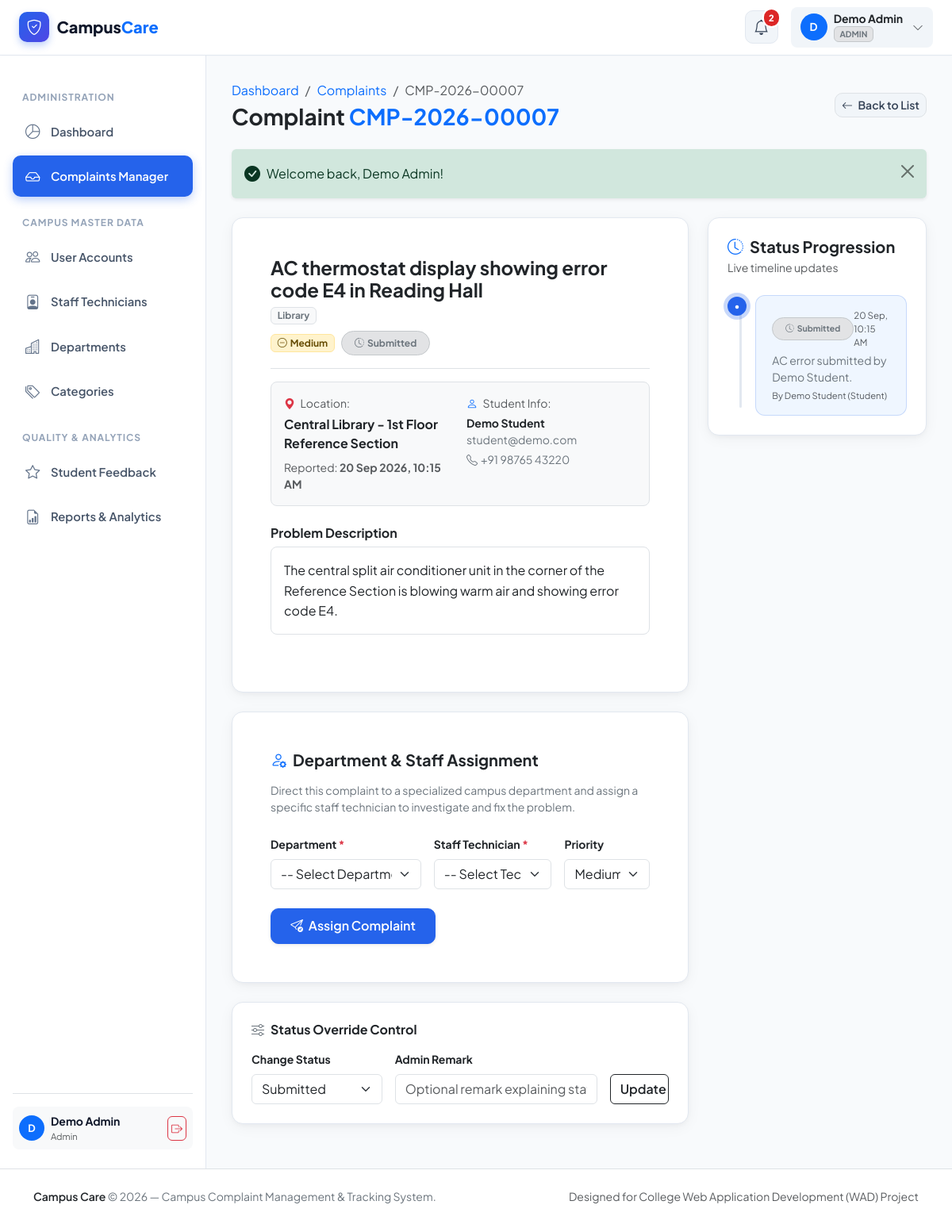
The page /admin/complaint-details.php?id=7 (signed in) on the database its author committed.
### tables this page shows
CREATE TABLE `complaints` (
  `id` INT AUTO_INCREMENT PRIMARY KEY,
  `complaint_code` VARCHAR(30) NOT NULL UNIQUE,
  `user_id` INT NOT NULL,
  `category_id` INT NOT NULL,
  `title` VARCHAR(200) NOT NULL,
  `description` TEXT NOT NULL,
  `location` VARCHAR(150) NOT NULL,
  `priority` ENUM('Low', 'Medium', 'High') NOT NULL DEFAULT 'Medium',
  `image` VARCHAR(255) NULL,
  `resolution_image` VARCHAR(255) NULL,
  `resolution_notes` TEXT NULL,
  `resolved_at` TIMESTAMP NULL,
  `resolved_by` INT NULL,
  `status` ENUM('Submitted', 'Under Review', 'Approved', 'Assigned', 'In Progress', 'Resolved', 'Rejected', 'Closed') NOT NULL DEFAULT 'Submitted',
  `created_at` TIMESTAMP DEFAULT CURRENT_TIMESTAMP,
  `updated_at` TIMESTAMP DEFAULT CURRENT_TIMESTAMP ON UPDATE CURRENT_TIMESTAMP,
  CONSTRAINT `fk_complaints_user` FOREIGN KEY (`user_id`) REFERENCES `users` (`id`) ON DELETE CASCADE,
  CONSTRAINT `fk_complaints_category` FOREIGN KEY (`category_id`) REFERENCES `categories` (`id`) ON DELETE RESTRICT,
  CONSTRAINT `fk_complaints_resolved_by` FOREIGN KEY (`resolved_by`) REFERENCES `users` (`id`) ON DELETE SET NULL,
  INDEX `idx_complaints_status` (`status`),
  INDEX `idx_complaints_priority` (`priority`),
  INDEX `idx_complaints_code` (`complaint_code`)
);

CREATE TABLE `categories` (
  `id` INT AUTO_INCREMENT PRIMARY KEY,
  `name` VARCHAR(100) NOT NULL UNIQUE,
  `description` TEXT NULL,
  `created_at` TIMESTAMP DEFAULT CURRENT_TIMESTAMP
);

CREATE TABLE `users` (
  `id` INT AUTO_INCREMENT PRIMARY KEY,
  `name` VARCHAR(120) NOT NULL,
  `email` VARCHAR(150) NOT NULL UNIQUE,
  `phone` VARCHAR(25) NULL,
  `password` VARCHAR(255) NOT NULL,
  `role` ENUM('student', 'staff', 'admin') NOT NULL DEFAULT 'student',
  `status` ENUM('active', 'inactive') NOT NULL DEFAULT 'active',
  `created_at` TIMESTAMP DEFAULT CURRENT_TIMESTAMP,
  `updated_at` TIMESTAMP DEFAULT CURRENT_TIMESTAMP ON UPDATE CURRENT_TIMESTAMP,
  INDEX `idx_user_role` (`role`),
  INDEX `idx_user_status` (`status`)
);

CREATE TABLE `complaint_updates` (
  `id` INT AUTO_INCREMENT PRIMARY KEY,
  `complaint_id` INT NOT NULL,
  `user_id` INT NULL,
  `old_status` VARCHAR(50) NULL,
  `new_status` VARCHAR(50) NOT NULL,
  `comment` TEXT NULL,
  `created_at` TIMESTAMP DEFAULT CURRENT_TIMESTAMP,
  CONSTRAINT `fk_updates_complaint` FOREIGN KEY (`complaint_id`) REFERENCES `complaints` (`id`) ON DELETE CASCADE,
  CONSTRAINT `fk_updates_user` FOREIGN KEY (`user_id`) REFERENCES `users` (`id`) ON DELETE SET NULL,
  INDEX `idx_updates_complaint` (`complaint_id`)
);

### admin/complaint-details.php (the view, shortened to what the rows shown need)
<?php
require_once __DIR__ . '/../config/database.php';
require_once __DIR__ . '/../includes/functions.php';
require_once __DIR__ . '/../includes/auth.php';
$complaintId = (int) ($_GET['id'] ?? 0);
try {
    $stmt = $pdo->prepare("
        SELECT c.*, cat.name as category_name,
               u.name as student_name, u.email as student_email, u.phone as student_phone,
               resolver.name as resolver_name
        FROM complaints c
        JOIN categories cat ON c.category_id = cat.id
        JOIN users u ON c.user_id = u.id
        LEFT JOIN users resolver ON c.resolved_by = resolver.id
        WHERE c.id = ?
        LIMIT 1
    ");
    $stmt->execute([$complaintId]);
    $complaint = $stmt->fetch();
    $stmtTimeline = $pdo->prepare("
        SELECT u.*, actor.name as actor_name, actor.role as actor_role
        FROM complaint_updates u
        LEFT JOIN users actor ON u.user_id = actor.id
        WHERE u.complaint_id = ?
        ORDER BY u.created_at ASC
    ");
    $stmtTimeline->execute([$complaintId]);
    $timeline = $stmtTimeline->fetchAll();
} catch (PDOException $e) {
    error_log("Admin complaint details error: " . $e->getMessage());
    die("Database error occurred.");
}
require_once __DIR__ . '/../includes/header.php';
?>
<div class="dashboard-wrapper">
    <main class="dashboard-main">
        <div class="d-flex flex-wrap align-items-center justify-content-between gap-3 mb-4">
            <div>
                <nav aria-label="breadcrumb">
                    <ol class="breadcrumb mb-1 small">
                        <li class="breadcrumb-item"><a href="<?= url('admin/dashboard.php') ?>" class="text-decoration-none">Dashboard</a></li>
                        <li class="breadcrumb-item"><a href="<?= url('admin/complaints.php') ?>" class="text-decoration-none">Complaints</a></li>
                        <li class="breadcrumb-item active"><?= e($complaint['complaint_code']) ?></li>
                    </ol>
                </nav>
                <h3 class="fw-bold text-dark mb-0">
                    Complaint <span class="text-primary"><?= e($complaint['complaint_code']) ?></span>
                </h3>
            </div>
        </div>
        <div class="row g-4">
            <div class="col-lg-8">
                <div class="app-card p-4 p-md-5 mb-4">
                    <div class="d-flex flex-wrap justify-content-between align-items-center gap-2 mb-3 pb-3 border-bottom">
                        <div>
                            <h4 class="fw-bold text-dark mb-1"><?= e($complaint['title']) ?></h4>
                            <span class="badge bg-light text-secondary border small"><?= e($complaint['category_name']) ?></span>
                        </div>
                        <div class="d-flex align-items-center gap-2">
                            <?= getPriorityBadge($complaint['priority']) ?>
                            <?= getStatusBadge($complaint['status']) ?>
                        </div>
                    </div>
                    <div class="p-3 bg-light rounded-3 mb-4 border">
                        <div class="row g-3 small">
                            <div class="col-md-6">
                                <div class="text-muted mb-1"><i class="bi bi-geo-alt-fill text-danger me-1"></i> Location:</div>
                                <div class="fw-bold text-dark fs-6"><?= e($complaint['location']) ?></div>
                                <div class="text-muted mt-2">Reported: <strong><?= formatDateTime($complaint['created_at']) ?></strong></div>
                            </div>
                            <div class="col-md-6">
                                <div class="text-muted mb-1"><i class="bi bi-person text-primary me-1"></i> Student Info:</div>
                                <div class="fw-bold text-dark"><?= e($complaint['student_name']) ?></div>
                                <div class="text-secondary"><?= e($complaint['student_email']) ?></div>
                                <?php if (!empty($complaint['student_phone'])): ?>
                                    <div class="text-secondary mt-1"><i class="bi bi-telephone me-1"></i><?= e($complaint['student_phone']) ?></div>
                                <?php endif; ?>
                            </div>
                        </div>
                    </div>
                    <h6 class="fw-bold text-dark mb-2">Problem Description</h6>
                    <div class="p-3 bg-white rounded-3 mb-4 border text-dark" style="white-space: pre-wrap; line-height: 1.6;"><?= e($complaint['description']) ?></div>
                </div>
                <div class="app-card p-4 p-md-5 mb-4">
                    <form method="POST" action="<?= url('admin/complaint-details.php?id=' . $complaintId) ?>">
                        <div class="row g-3 mb-4">
                            <div class="col-md-3">
                                <label for="assignPriority" class="form-label small fw-bold text-dark">Priority</label>
                                <select class="form-select" id="assignPriority" name="priority">
                                    <option value="Medium" <?= ($complaint['priority'] === 'Medium') ? 'selected' : '' ?>>Medium</option>
                                </select>
                            </div>
                        </div>
                    </form>
                </div>
                <div class="app-card p-4 mb-4">
                    <form method="POST" action="<?= url('admin/complaint-details.php?id=' . $complaintId) ?>" class="row g-3 align-items-end">
                        <div class="col-md-4">
                            <label class="form-label small fw-bold text-dark">Change Status</label>
                            <select class="form-select" name="status">
                                <?php foreach (['Submitted', 'Under Review', 'Approved', 'Assigned', 'In Progress', 'Resolved', 'Rejected', 'Closed'] as $st): ?>
                                    <option value="<?= $st ?>" <?= ($complaint['status'] === $st) ? 'selected' : '' ?>><?= $st ?></option>
                                <?php endforeach; ?>
                            </select>
                        </div>
                    </form>
                </div>
            </div>
            <div class="col-lg-4">
                <div class="app-card p-4">
                    <div class="complaint-timeline">
                        <?php foreach ($timeline as $index => $step): ?>
                            <?php
                                $isLast = ($index === count($timeline) - 1);
                                $itemClass = $isLast ? 'active' : 'completed';
                            ?>
                            <div class="timeline-item <?= $itemClass ?>">
                                <div class="timeline-dot">
                                    <?php if ($isLast): ?>
                                        <i class="bi bi-dot text-white fs-4"></i>
                                    <?php else: ?>
                                        <i class="bi bi-check text-white"></i>
                                    <?php endif; ?>
                                </div>
                                <div class="timeline-content">
                                    <div class="d-flex justify-content-between align-items-center mb-1">
                                        <span class="fw-bold small text-dark"><?= getStatusBadge($step['new_status']) ?></span>
                                        <small class="text-muted" style="font-size: 0.72rem;"><?= formatDateTime($step['created_at'], 'd M, h:i A') ?></small>
                                    </div>
                                    <?php if (!empty($step['comment'])): ?>
                                        <p class="small text-secondary mb-1"><?= e($step['comment']) ?></p>
                                    <?php endif; ?>
                                    <?php if (!empty($step['actor_name'])): ?>
                                        <small class="text-muted d-block" style="font-size: 0.7rem;">
                                            By <?= e($step['actor_name']) ?> (<?= e(ucfirst($step['actor_role'] ?? 'user')) ?>)
                                        </small>
                                    <?php endif; ?>
                                </div>
                            </div>
                        <?php endforeach; ?>
                    </div>
                </div>
            </div>
        </div>
    </main>
</div>
<?php require_once __DIR__ . '/../includes/footer.php'; ?>

### includes/functions.php (shortened to what the rows shown need)
<?php
function e($value): string {
    return htmlspecialchars((string) ($value ?? ''), ENT_QUOTES, 'UTF-8');
}
function getStatusBadge(string $status): string {
    return match ($status) {
        'Submitted' => '<span class="badge rounded-pill px-3 py-2 bg-secondary-subtle text-secondary border border-secondary-subtle"><i class="bi bi-clock-history me-1"></i>Submitted</span>',
        'Under Review' => '<span class="badge rounded-pill px-3 py-2 bg-info-subtle text-info-emphasis border border-info-subtle"><i class="bi bi-search me-1"></i>Under Review</span>',
        'Approved' => '<span class="badge rounded-pill px-3 py-2 bg-primary-subtle text-primary border border-primary-subtle"><i class="bi bi-check2-circle me-1"></i>Approved</span>',
        'Assigned' => '<span class="badge rounded-pill px-3 py-2 bg-warning-subtle text-warning-emphasis border border-warning-subtle"><i class="bi bi-person-gear me-1"></i>Assigned</span>',
        'In Progress' => '<span class="badge rounded-pill px-3 py-2 bg-warning text-dark shadow-xs"><i class="bi bi-tools me-1"></i>In Progress</span>',
        'Resolved' => '<span class="badge rounded-pill px-3 py-2 bg-success-subtle text-success border border-success-subtle"><i class="bi bi-check-circle-fill me-1"></i>Resolved</span>',
        'Rejected' => '<span class="badge rounded-pill px-3 py-2 bg-danger-subtle text-danger border border-danger-subtle"><i class="bi bi-x-circle me-1"></i>Rejected</span>',
        'Closed' => '<span class="badge rounded-pill px-3 py-2 bg-dark-subtle text-dark border border-dark-subtle"><i class="bi bi-lock-fill me-1"></i>Closed</span>',
        default => '<span class="badge rounded-pill px-3 py-2 bg-light text-muted border">' . e($status) . '</span>',
    };
}
function getPriorityBadge(string $priority): string {
    return match ($priority) {
        'Low' => '<span class="badge bg-success-subtle text-success border border-success-subtle px-2.5 py-1.5"><i class="bi bi-arrow-down-circle me-1"></i>Low</span>',
        'Medium' => '<span class="badge bg-warning-subtle text-warning-emphasis border border-warning-subtle px-2.5 py-1.5"><i class="bi bi-dash-circle me-1"></i>Medium</span>',
        'High' => '<span class="badge bg-danger-subtle text-danger border border-danger-subtle px-2.5 py-1.5"><i class="bi bi-exclamation-octagon-fill me-1"></i>High</span>',
        default => '<span class="badge bg-secondary px-2.5 py-1.5">' . e($priority) . '</span>',
    };
}
function formatDateTime(?string $dateStr, string $format = 'd M Y, h:i A'): string {
    $timestamp = strtotime($dateStr);
    return $timestamp ? date($format, $timestamp) : $dateStr;
}

### rows shown on the page
complaints: complaint_code "CMP-2026-00007", title "AC thermostat display showing error code E4 in Reading Hall", category.name "Library", priority "Medium", status "Submitted", location "Central Library - 1st Floor Reference Section", created_at "20 Sep 2026, 10:15 AM", user.name "Demo Student", user.email "student@demo.com", user.phone "+91 98765 43220", description "The central split air conditioner unit in the corner of the Reference Section is blowing warm air and showing error code E4."
complaint_updates: new_status "Submitted", created_at "20 Sep, 10:15 AM", comment "AC error submitted by Demo Student.", user.name "Demo Student", user.role "Student"

### other values the page prints
$unreadNotifsCount "2"
substr($user['name'], 0, 1) "D"
$user['name'] "Demo Admin"
$user['role'] "ADMIN"
$user['role'] "Admin"
$f['message'] "Welcome back, Demo Admin!"
